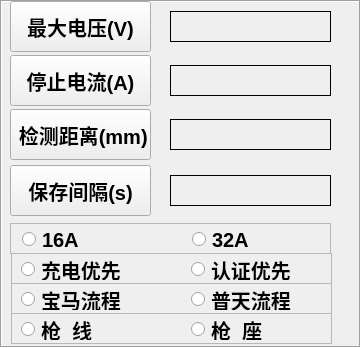
   <widget class="QFrame" name="frame_2">
    <property name="geometry">
     <rect>
      <x>50</x>
      <y>85</y>
      <width>361</width>
      <height>348</height>
     </rect>
    </property>
    <property name="sizePolicy">
     <sizepolicy hsizetype="Ignored" vsizetype="Ignored">
      <horstretch>0</horstretch>
      <verstretch>0</verstretch>
     </sizepolicy>
    </property>
    <property name="minimumSize">
     <size>
      <width>13</width>
      <height>0</height>
     </size>
    </property>
    <property name="font">
     <font>
      <pointsize>24</pointsize>
      <weight>75</weight>
      <bold>true</bold>
      <kerning>true</kerning>
     </font>
    </property>
    <property name="autoFillBackground">
     <bool>false</bool>
    </property>
    <property name="styleSheet">
     <string notr="true">background-image: url(:/background/qrc/background/back.png);
 </string>
    </property>
    <property name="frameShape">
     <enum>QFrame::Box</enum>
    </property>
    <property name="frameShadow">
     <enum>QFrame::Sunken</enum>
    </property>
    <widget class="QPushButton" name="pbtn_1">
     <property name="geometry">
      <rect>
       <x>10</x>
       <y>1</y>
       <width>141</width>
       <height>51</height>
      </rect>
     </property>
     <property name="font">
      <font>
       <pointsize>15</pointsize>
      </font>
     </property>
     <property name="focusPolicy">
      <enum>Qt::NoFocus</enum>
     </property>
     <property name="text">
      <string>最大电压(V)</string>
     </property>
     <property name="flat">
      <bool>false</bool>
     </property>
    </widget>
    <widget class="QPushButton" name="pbtn_2">
     <property name="geometry">
      <rect>
       <x>-480</x>
       <y>51</y>
       <width>141</width>
       <height>51</height>
      </rect>
     </property>
     <property name="font">
      <font>
       <pointsize>15</pointsize>
      </font>
     </property>
     <property name="focusPolicy">
      <enum>Qt::NoFocus</enum>
     </property>
     <property name="text">
      <string>最大电流(A)</string>
     </property>
    </widget>
    <widget class="QLabel" name="label_maxv">
     <property name="geometry">
      <rect>
       <x>170</x>
       <y>11</y>
       <width>161</width>
       <height>31</height>
      </rect>
     </property>
     <property name="font">
      <font>
       <pointsize>20</pointsize>
       <weight>75</weight>
       <italic>false</italic>
       <bold>true</bold>
      </font>
     </property>
     <property name="frameShape">
      <enum>QFrame::Box</enum>
     </property>
     <property name="text">
      <string/>
     </property>
    </widget>
    <widget class="QLabel" name="label_maxi">
     <property name="geometry">
      <rect>
       <x>-320</x>
       <y>61</y>
       <width>161</width>
       <height>31</height>
      </rect>
     </property>
     <property name="font">
      <font>
       <pointsize>20</pointsize>
       <weight>75</weight>
       <bold>true</bold>
      </font>
     </property>
     <property name="frameShape">
      <enum>QFrame::Box</enum>
     </property>
     <property name="text">
      <string/>
     </property>
    </widget>
    <widget class="QPushButton" name="pbtn_4">
     <property name="geometry">
      <rect>
       <x>10</x>
       <y>165</y>
       <width>141</width>
       <height>51</height>
      </rect>
     </property>
     <property name="font">
      <font>
       <pointsize>15</pointsize>
      </font>
     </property>
     <property name="focusPolicy">
      <enum>Qt::NoFocus</enum>
     </property>
     <property name="text">
      <string>保存间隔(s)</string>
     </property>
    </widget>
    <widget class="QLabel" name="lbl_cost_serv">
     <property name="geometry">
      <rect>
       <x>170</x>
       <y>175</y>
       <width>161</width>
       <height>31</height>
      </rect>
     </property>
     <property name="font">
      <font>
       <pointsize>20</pointsize>
       <weight>75</weight>
       <bold>true</bold>
      </font>
     </property>
     <property name="frameShape">
      <enum>QFrame::Box</enum>
     </property>
     <property name="text">
      <string/>
     </property>
    </widget>
    <widget class="QPushButton" name="pbtn_5">
     <property name="geometry">
      <rect>
       <x>10</x>
       <y>55</y>
       <width>141</width>
       <height>51</height>
      </rect>
     </property>
     <property name="font">
      <font>
       <pointsize>15</pointsize>
      </font>
     </property>
     <property name="focusPolicy">
      <enum>Qt::NoFocus</enum>
     </property>
     <property name="text">
      <string>停止电流(A)</string>
     </property>
    </widget>
    <widget class="QLabel" name="lbl_accurrent">
     <property name="geometry">
      <rect>
       <x>170</x>
       <y>65</y>
       <width>161</width>
       <height>31</height>
      </rect>
     </property>
     <property name="font">
      <font>
       <pointsize>20</pointsize>
       <weight>75</weight>
       <bold>true</bold>
      </font>
     </property>
     <property name="frameShape">
      <enum>QFrame::Box</enum>
     </property>
     <property name="text">
      <string/>
     </property>
    </widget>
    <widget class="QFrame" name="frame_5">
     <property name="geometry">
      <rect>
       <x>11</x>
       <y>283</y>
       <width>321</width>
       <height>31</height>
      </rect>
     </property>
     <property name="frameShape">
      <enum>QFrame::StyledPanel</enum>
     </property>
     <property name="frameShadow">
      <enum>QFrame::Raised</enum>
     </property>
     <widget class="QRadioButton" name="type_A">
      <property name="geometry">
       <rect>
        <x>10</x>
        <y>6</y>
        <width>161</width>
        <height>21</height>
       </rect>
      </property>
      <property name="font">
       <font>
        <pointsize>15</pointsize>
       </font>
      </property>
      <property name="focusPolicy">
       <enum>Qt::NoFocus</enum>
      </property>
      <property name="text">
       <string>宝马流程</string>
      </property>
     </widget>
     <widget class="QRadioButton" name="type_B">
      <property name="geometry">
       <rect>
        <x>180</x>
        <y>6</y>
        <width>141</width>
        <height>21</height>
       </rect>
      </property>
      <property name="font">
       <font>
        <pointsize>15</pointsize>
       </font>
      </property>
      <property name="focusPolicy">
       <enum>Qt::NoFocus</enum>
      </property>
      <property name="text">
       <string>普天流程</string>
      </property>
     </widget>
    </widget>
    <widget class="QFrame" name="frame_6">
     <property name="geometry">
      <rect>
       <x>11</x>
       <y>313</y>
       <width>321</width>
       <height>31</height>
      </rect>
     </property>
     <property name="frameShape">
      <enum>QFrame::StyledPanel</enum>
     </property>
     <property name="frameShadow">
      <enum>QFrame::Raised</enum>
     </property>
     <widget class="QRadioButton" name="gun_line">
      <property name="geometry">
       <rect>
        <x>10</x>
        <y>6</y>
        <width>131</width>
        <height>21</height>
       </rect>
      </property>
      <property name="font">
       <font>
        <pointsize>15</pointsize>
       </font>
      </property>
      <property name="focusPolicy">
       <enum>Qt::NoFocus</enum>
      </property>
      <property name="text">
       <string>枪  线</string>
      </property>
     </widget>
     <widget class="QRadioButton" name="gun_socket">
      <property name="geometry">
       <rect>
        <x>180</x>
        <y>6</y>
        <width>121</width>
        <height>21</height>
       </rect>
      </property>
      <property name="font">
       <font>
        <pointsize>15</pointsize>
       </font>
      </property>
      <property name="focusPolicy">
       <enum>Qt::NoFocus</enum>
      </property>
      <property name="text">
       <string>枪  座</string>
      </property>
     </widget>
    </widget>
    <widget class="QLabel" name="lbl_cost">
     <property name="geometry">
      <rect>
       <x>170</x>
       <y>119</y>
       <width>161</width>
       <height>31</height>
      </rect>
     </property>
     <property name="font">
      <font>
       <pointsize>20</pointsize>
       <weight>75</weight>
       <bold>true</bold>
      </font>
     </property>
     <property name="frameShape">
      <enum>QFrame::Box</enum>
     </property>
     <property name="text">
      <string/>
     </property>
    </widget>
    <widget class="QPushButton" name="pbtn_3">
     <property name="geometry">
      <rect>
       <x>10</x>
       <y>109</y>
       <width>141</width>
       <height>51</height>
      </rect>
     </property>
     <property name="font">
      <font>
       <pointsize>15</pointsize>
      </font>
     </property>
     <property name="focusPolicy">
      <enum>Qt::NoFocus</enum>
     </property>
     <property name="text">
      <string> 检测距离(mm)</string>
     </property>
    </widget>
    <widget class="QFrame" name="frame_7">
     <property name="geometry">
      <rect>
       <x>11</x>
       <y>253</y>
       <width>321</width>
       <height>31</height>
      </rect>
     </property>
     <property name="frameShape">
      <enum>QFrame::StyledPanel</enum>
     </property>
     <property name="frameShadow">
      <enum>QFrame::Raised</enum>
     </property>
     <widget class="QRadioButton" name="char_first">
      <property name="geometry">
       <rect>
        <x>10</x>
        <y>6</y>
        <width>131</width>
        <height>21</height>
       </rect>
      </property>
      <property name="font">
       <font>
        <pointsize>15</pointsize>
       </font>
      </property>
      <property name="focusPolicy">
       <enum>Qt::NoFocus</enum>
      </property>
      <property name="text">
       <string>充电优先</string>
      </property>
     </widget>
     <widget class="QRadioButton" name="net_first">
      <property name="geometry">
       <rect>
        <x>180</x>
        <y>6</y>
        <width>121</width>
        <height>21</height>
       </rect>
      </property>
      <property name="font">
       <font>
        <pointsize>15</pointsize>
       </font>
      </property>
      <property name="focusPolicy">
       <enum>Qt::NoFocus</enum>
      </property>
      <property name="text">
       <string>认证优先</string>
      </property>
     </widget>
    </widget>
    <widget class="QFrame" name="frame_9">
     <property name="geometry">
      <rect>
       <x>10</x>
       <y>223</y>
       <width>321</width>
       <height>31</height>
      </rect>
     </property>
     <property name="frameShape">
      <enum>QFrame::StyledPanel</enum>
     </property>
     <property name="frameShadow">
      <enum>QFrame::Raised</enum>
     </property>
     <widget class="QRadioButton" name="pbtn_16">
      <property name="geometry">
       <rect>
        <x>12</x>
        <y>6</y>
        <width>131</width>
        <height>21</height>
       </rect>
      </property>
      <property name="font">
       <font>
        <pointsize>15</pointsize>
       </font>
      </property>
      <property name="focusPolicy">
       <enum>Qt::NoFocus</enum>
      </property>
      <property name="text">
       <string>16A</string>
      </property>
     </widget>
     <widget class="QRadioButton" name="pbtn_32">
      <property name="geometry">
       <rect>
        <x>182</x>
        <y>6</y>
        <width>121</width>
        <height>21</height>
       </rect>
      </property>
      <property name="font">
       <font>
        <pointsize>15</pointsize>
       </font>
      </property>
      <property name="focusPolicy">
       <enum>Qt::NoFocus</enum>
      </property>
      <property name="text">
       <string>32A</string>
      </property>
     </widget>
    </widget>
   </widget>
